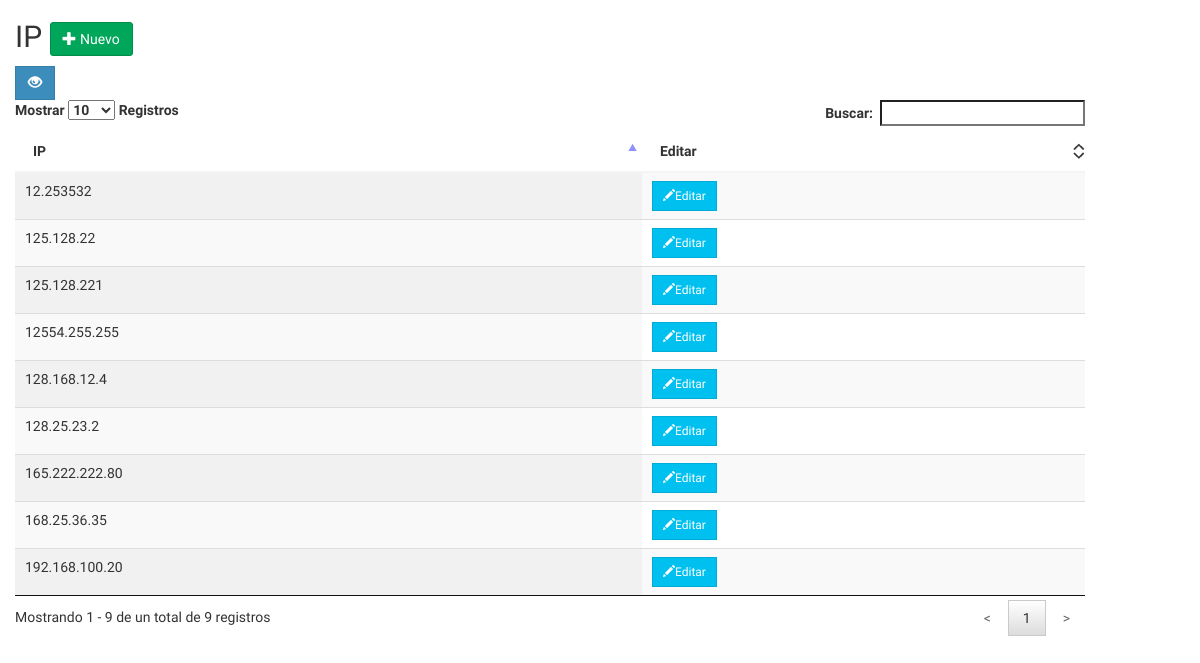
/ipv4/ver_ip.php, run on an earlier commit of the app's database.
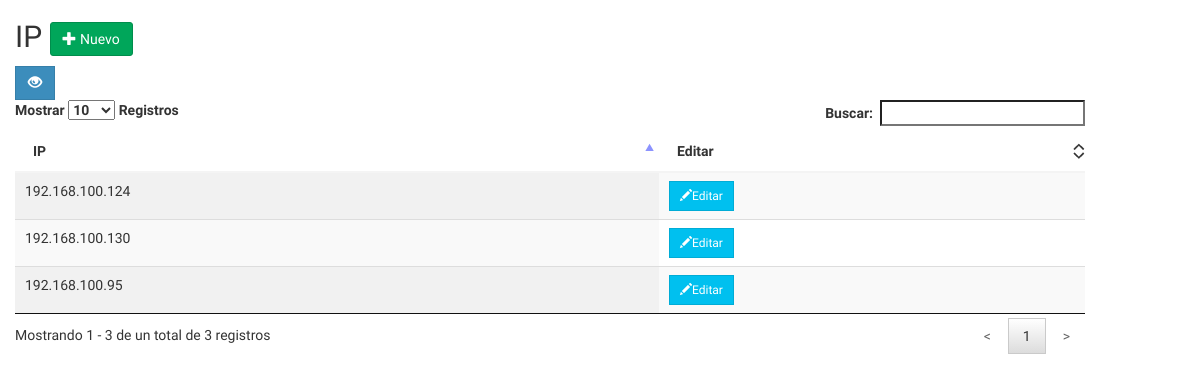
And on a later commit of the database.
### tables this page shows
CREATE TABLE `ipv4` (
  `id_ip` int(11) NOT NULL,
  `ip` varchar(45) DEFAULT NULL
);

### ipv4/ver_ip.php (the view, shortened to what this page needs)
<!doctype html>
<html lang="en">
<head>
    <link rel="stylesheet" href="../bootstrap/css/bootstrap.min.css" >
     <link rel="stylesheet" href="../plugins/datatables/jquery.dataTables.min.css" >
     <link rel="stylesheet" href="../dist/css/AdminLTE.min.css" >
     <link rel="stylesheet" href="../css/toastr.css" >
</head>
<body>
<div class="container-fluid">
   <h2>IP
                        <a href="ipv4.php" class="btn btn-success btn-md">
                            <span class="glyphicon glyphicon-plus"></span> Nuevo
                        </a>
                    </h2>
    <a href="ver_advance.php" class="btn btn-flat btn-primary btn-md">
        <span class="glyphicon glyphicon-eye-open"></span>
    </a>
    <div class="row">
        <div class="col-lg-11">
            <table id="ver" class="display table " cellspacing="0" >
                <thead>
                    <tr>
                        <th data-field="IP">IP</th>
                        <th data-field="descripcion">Editar</th>
                    </tr>
                </thead>
                <tbody>
                <?php
              $mbd=DB::connect();DB::disconnect();
             $proof=$mbd->query("select * from ipv4");
                while($row = $row = $proof->fetch(PDO::FETCH_ASSOC)){
                    echo "
                    <tr>
                        <td>".$row["ip"]."</td>
                        <td>
                             <a href=\"editar.php?id=".$row["id_ip"]."\" class=\"btn btn-flat btn-info btn-sm\">
                                    <span class=\"glyphicon glyphicon-pencil\"></span>Editar
                              </a></td>
                    </tr>";
                }
                ?>
                </tbody>
            </table>
        </div>
    </div>
    </div>
</body>
</html>

What changed in the data, as far as the page shows it:
removed ipv4: ip "125.128.221"
removed ipv4: ip "128.168.12.4"
removed ipv4: ip "128.25.23.2"
removed ipv4: ip "12.253532"
removed ipv4: ip "168.25.36.35"
removed ipv4: ip "165.222.222.80"
removed ipv4: ip "192.168.100.20"
added ipv4: ip "192.168.100.124"
changed ipv4 (number 2 of 3 on the later page): ip "125.128.22" → "192.168.100.130"
changed ipv4 (number 3 of 3 on the later page): ip "12554.255.255" → "192.168.100.95"
Also different on the page:
text written by a page script: "Mostrar Registros Buscar: Mostrando 1 - 9 de un total de 9 registros < 1 >" → "Mostrar Registros Buscar: Mostrando 1 - 3 de un total de 3 registros < 1 >"
